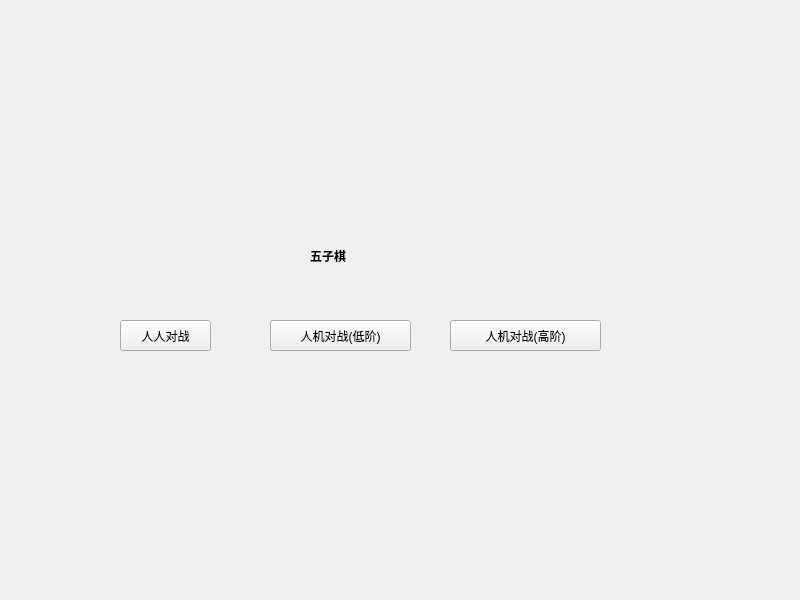
<?xml version="1.0" encoding="UTF-8"?>
<ui version="4.0">
 <class>Widget</class>
 <widget class="QWidget" name="Widget">
  <property name="geometry">
   <rect>
    <x>0</x>
    <y>0</y>
    <width>800</width>
    <height>600</height>
   </rect>
  </property>
  <property name="windowTitle">
   <string>Widget</string>
  </property>
  <widget class="QLabel" name="label">
   <property name="geometry">
    <rect>
     <x>310</x>
     <y>240</y>
     <width>81</width>
     <height>31</height>
    </rect>
   </property>
   <property name="font">
    <font>
     <weight>75</weight>
     <bold>true</bold>
    </font>
   </property>
   <property name="text">
    <string>五子棋</string>
   </property>
  </widget>
  <widget class="QPushButton" name="btn_player">
   <property name="geometry">
    <rect>
     <x>120</x>
     <y>320</y>
     <width>91</width>
     <height>31</height>
    </rect>
   </property>
   <property name="text">
    <string>人人对战</string>
   </property>
  </widget>
  <widget class="QPushButton" name="btn_aid">
   <property name="geometry">
    <rect>
     <x>450</x>
     <y>320</y>
     <width>151</width>
     <height>31</height>
    </rect>
   </property>
   <property name="text">
    <string>人机对战(高阶)</string>
   </property>
  </widget>
  <widget class="QPushButton" name="btn_aie">
   <property name="geometry">
    <rect>
     <x>270</x>
     <y>320</y>
     <width>141</width>
     <height>31</height>
    </rect>
   </property>
   <property name="text">
    <string>人机对战(低阶)</string>
   </property>
  </widget>
 </widget>
 <resources/>
 <connections/>
</ui>
